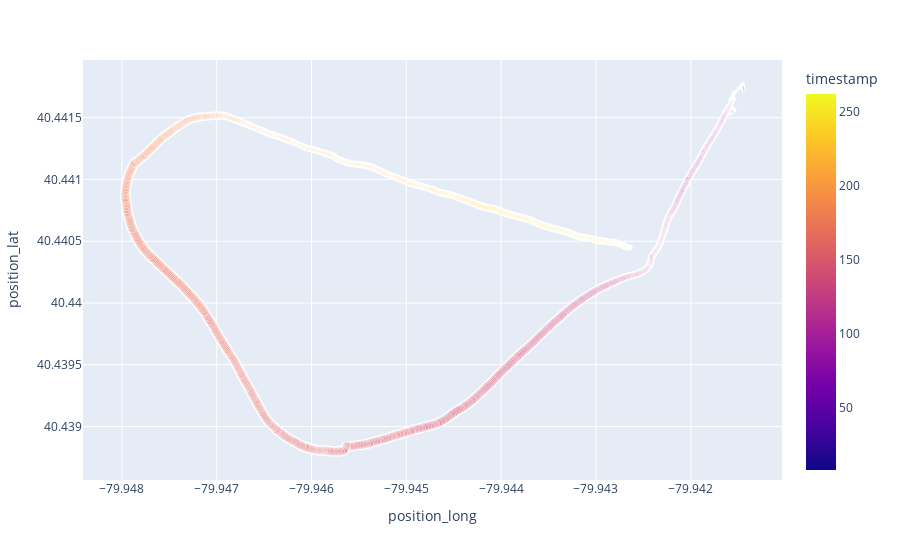

Notebook code cell kept with this figure:
### Code cell
#remove white outline around points
px.scatter(gps_data, x='position_long', y='position_lat', color='timestamp', size='enhanced_speed', size_max=10)

### Figure 1 — Plotly figure (JSON) as saved in the notebook; plotly's stock layout.template omitted (floating-point values rounded to 4 significant figures; data arrays with more than 128 entries replaced by an {"elided": "..."} marker saying what was removed)
{"data": [{"hovertemplate": "position_long=%{x}<br>position_lat=%{y}<br>enhanced_speed=%{marker.size}<br>timestamp=%{marker.color}<extra></extra>", "legendgroup": "", "marker": {"color": {"elided": "2544 float values"}, "coloraxis": "coloraxis", "size": {"elided": "2544 float values"}, "sizemode": "area", "sizeref": 0.1441, "symbol": "circle"}, "mode": "markers", "name": "", "showlegend": false, "type": "scattergl", "x": {"elided": "2544 float values"}, "xaxis": "x", "y": {"elided": "2544 float values"}, "yaxis": "y"}], "layout": {"coloraxis": {"colorbar": {"title": {"text": "timestamp"}}, "colorscale": [[0, "#0d0887"], [0.1111, "#46039f"], [0.2222, "#7201a8"], [0.3333, "#9c179e"], [0.4444, "#bd3786"], [0.5556, "#d8576b"], [0.6667, "#ed7953"], [0.7778, "#fb9f3a"], [0.8889, "#fdca26"], [1, "#f0f921"]]}, "legend": {"itemsizing": "constant", "tracegroupgap": 0}, "margin": {"t": 60}, "xaxis": {"anchor": "y", "domain": [0, 1], "title": {"text": "position_long"}}, "yaxis": {"anchor": "x", "domain": [0, 1], "title": {"text": "position_lat"}}}}
